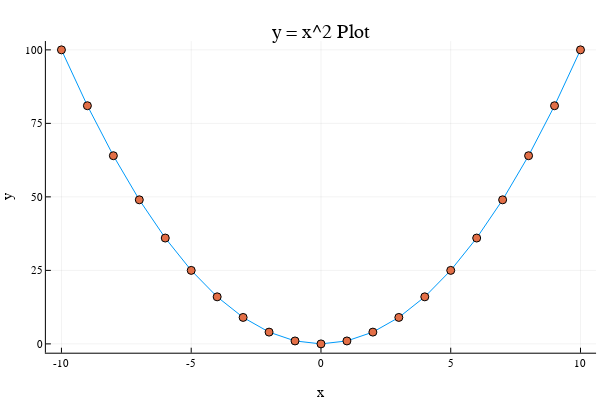

Notebook code for this chart:
### Markdown cell above
### Exercises

#### 8.1 
Given
```julia
x = -10:10
```
plot y vs. x for $y = x^2$.  You may want to change backends back again.

### Code cell
plotlyjs()

x = -10:10
y = x.^2


plot(x, y, label="line", legend = false)  
scatter!(x, y, label="points") 

xlabel!("x")
ylabel!("y")
title!("y = x^2 Plot")

### Figure 1 — Plotly figure (JSON) as saved in the notebook; plotly's stock layout.template omitted (floating-point values rounded to 4 significant figures)
{"data": [{"colorbar": {"title": ""}, "legendgroup": "line", "line": {"color": "rgba(0, 154, 250, 1.000)", "dash": "solid", "shape": "linear", "width": 1}, "mode": "lines", "name": "line", "showlegend": true, "type": "scatter", "x": [-10, -9, -8, -7, -6, -5, -4, -3, -2, -1, 0, 1, 2, 3, 4, 5, 6, 7, 8, 9, 10], "xaxis": "x", "y": [100, 81, 64, 49, 36, 25, 16, 9, 4, 1, 0, 1, 4, 9, 16, 25, 36, 49, 64, 81, 100], "yaxis": "y", "zmax": null, "zmin": null}, {"colorbar": {"title": ""}, "legendgroup": "points", "marker": {"color": "rgba(227, 111, 71, 1.000)", "line": {"color": "rgba(0, 0, 0, 1.000)", "width": 1}, "size": 8, "symbol": "circle"}, "mode": "markers", "name": "points", "showlegend": true, "type": "scatter", "x": [-10, -9, -8, -7, -6, -5, -4, -3, -2, -1, 0, 1, 2, 3, 4, 5, 6, 7, 8, 9, 10], "xaxis": "x", "y": [100, 81, 64, 49, 36, 25, 16, 9, 4, 1, 0, 1, 4, 9, 16, 25, 36, 49, 64, 81, 100], "yaxis": "y", "zmax": null, "zmin": null}], "layout": {"annotations": [{"font": {"color": "rgba(0, 0, 0, 1.000)", "family": "sans-serif", "size": 20}, "rotation": 0, "showarrow": false, "text": "y = x^2 Plot", "x": 0.535, "xanchor": "center", "xref": "paper", "y": 1, "yanchor": "top", "yref": "paper"}], "height": 400, "margin": {"b": 20, "l": 0, "r": 0, "t": 20}, "paper_bgcolor": "rgba(255, 255, 255, 1.000)", "plot_bgcolor": "rgba(255, 255, 255, 1.000)", "showlegend": false, "width": 600, "xaxis": {"anchor": "y", "domain": [0.07647, 0.9934], "gridcolor": "rgba(0, 0, 0, 0.100)", "gridwidth": 0.5, "linecolor": "rgba(0, 0, 0, 1.000)", "mirror": false, "range": [-10.6, 10.6], "showgrid": true, "showline": true, "showticklabels": true, "tickangle": 0, "tickcolor": "rgb(0, 0, 0)", "tickfont": {"color": "rgba(0, 0, 0, 1.000)", "family": "sans-serif", "size": 11}, "tickmode": "array", "ticks": "inside", "ticktext": ["-10", "-5", "0", "5", "10"], "tickvals": [-10, -5, 0, 5, 10], "title": "x", "titlefont": {"color": "rgba(0, 0, 0, 1.000)", "family": "sans-serif", "size": 15}, "type": "-", "visible": true, "zeroline": false, "zerolinecolor": "rgba(0, 0, 0, 1.000)"}, "yaxis": {"anchor": "x", "domain": [0.07581, 0.9415], "gridcolor": "rgba(0, 0, 0, 0.100)", "gridwidth": 0.5, "linecolor": "rgba(0, 0, 0, 1.000)", "mirror": false, "range": [-3, 103], "showgrid": true, "showline": true, "showticklabels": true, "tickangle": 0, "tickcolor": "rgb(0, 0, 0)", "tickfont": {"color": "rgba(0, 0, 0, 1.000)", "family": "sans-serif", "size": 11}, "tickmode": "array", "ticks": "inside", "ticktext": ["0", "25", "50", "75", "100"], "tickvals": [0, 25, 50, 75, 100], "title": "y", "titlefont": {"color": "rgba(0, 0, 0, 1.000)", "family": "sans-serif", "size": 15}, "type": "-", "visible": true, "zeroline": false, "zerolinecolor": "rgba(0, 0, 0, 1.000)"}}}
